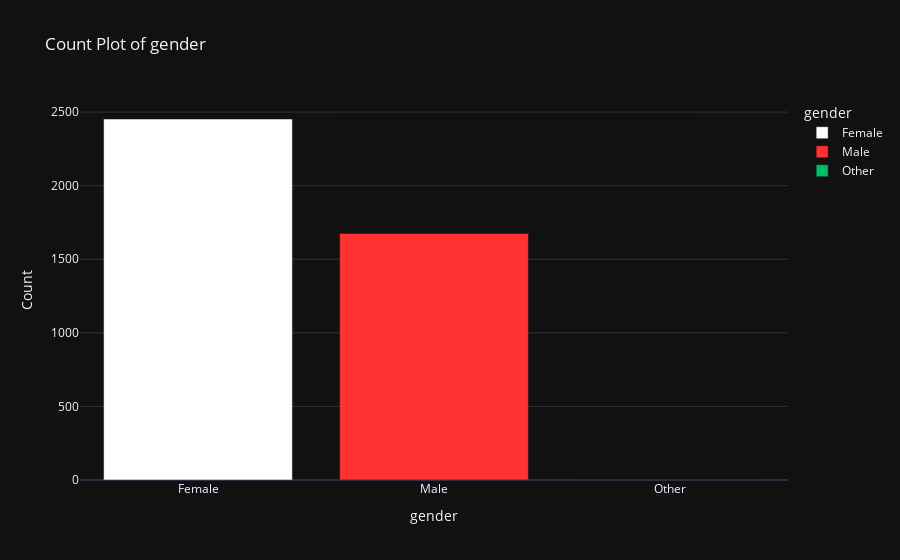
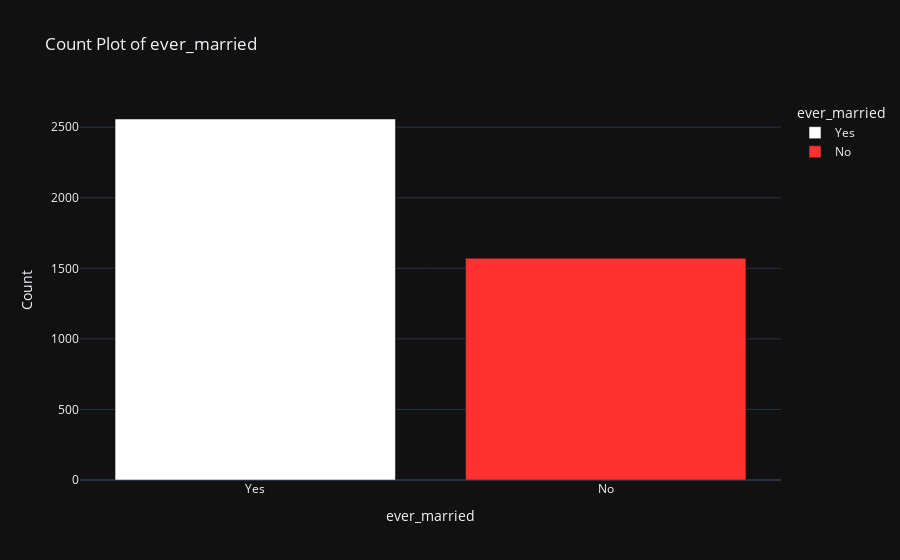
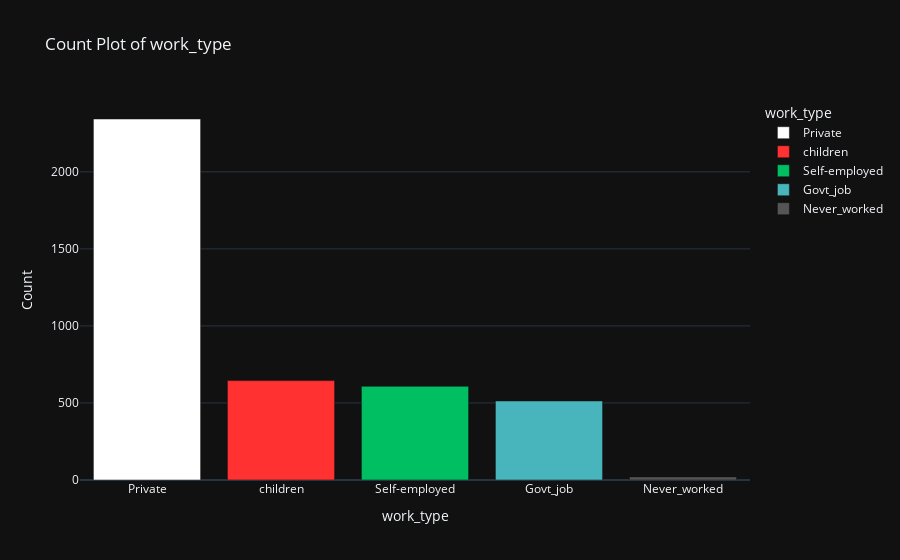
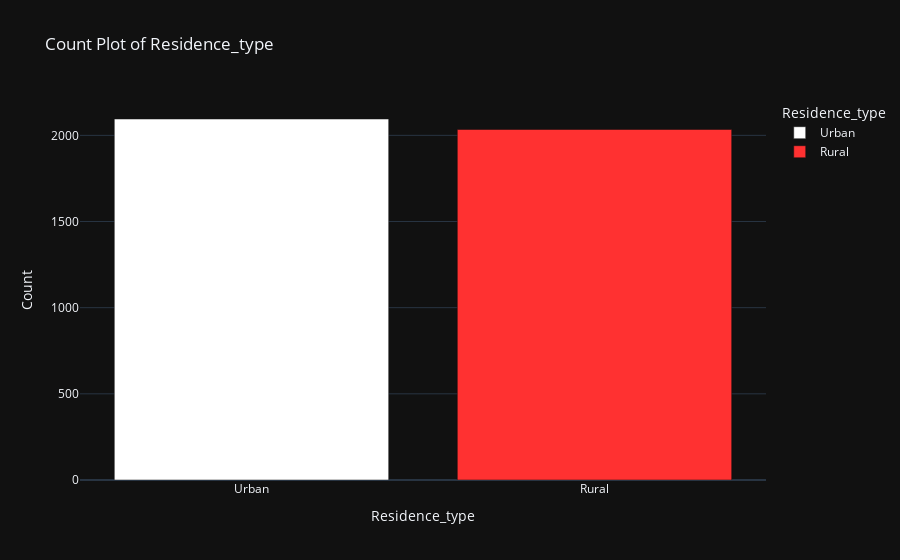

The notebook cell these images were saved under, in order:
### Code cell
stroke_colors = ['#ffffff', '#ff3131', '#00bf63', '#48b4bb', '#555555']

categorical_cols = ['gender', 'ever_married', 
                    'work_type', 'Residence_type', 'smoking_status']

for col in categorical_cols:
    count_df = df[col].value_counts().reset_index()
    count_df.columns = [col, 'count']  # Rename columns for clarity

    fig = px.bar(count_df, 
                 x=col, y='count', 
                 title=f"Count Plot of {col}",
                 color=col, 
                 color_discrete_sequence=stroke_colors) 

    fig.update_layout(
        template="plotly_dark",
        xaxis_title=col, 
        yaxis_title="Count"
    )
    fig.show()

### Figure 1 — Plotly figure (JSON) as saved in the notebook; plotly's stock layout.template omitted (floating-point values rounded to 4 significant figures)
{"data": [{"hovertemplate": "gender=%{x}<br>count=%{y}<extra></extra>", "legendgroup": "Female", "marker": {"color": "#ffffff", "pattern": {"shape": ""}}, "name": "Female", "orientation": "v", "showlegend": true, "textposition": "auto", "type": "bar", "x": ["Female"], "xaxis": "x", "y": [2453], "yaxis": "y"}, {"hovertemplate": "gender=%{x}<br>count=%{y}<extra></extra>", "legendgroup": "Male", "marker": {"color": "#ff3131", "pattern": {"shape": ""}}, "name": "Male", "orientation": "v", "showlegend": true, "textposition": "auto", "type": "bar", "x": ["Male"], "xaxis": "x", "y": [1675], "yaxis": "y"}, {"hovertemplate": "gender=%{x}<br>count=%{y}<extra></extra>", "legendgroup": "Other", "marker": {"color": "#00bf63", "pattern": {"shape": ""}}, "name": "Other", "orientation": "v", "showlegend": true, "textposition": "auto", "type": "bar", "x": ["Other"], "xaxis": "x", "y": [1], "yaxis": "y"}], "layout": {"barmode": "relative", "legend": {"title": {"text": "gender"}, "tracegroupgap": 0}, "title": {"text": "Count Plot of gender"}, "xaxis": {"anchor": "y", "categoryarray": ["Female", "Male", "Other"], "categoryorder": "array", "domain": [0, 1], "title": {"text": "gender"}}, "yaxis": {"anchor": "x", "domain": [0, 1], "title": {"text": "Count"}}}}

### Figure 2 — Plotly figure (JSON) as saved in the notebook; plotly's stock layout.template omitted (floating-point values rounded to 4 significant figures)
{"data": [{"hovertemplate": "ever_married=%{x}<br>count=%{y}<extra></extra>", "legendgroup": "Yes", "marker": {"color": "#ffffff", "pattern": {"shape": ""}}, "name": "Yes", "orientation": "v", "showlegend": true, "textposition": "auto", "type": "bar", "x": ["Yes"], "xaxis": "x", "y": [2558], "yaxis": "y"}, {"hovertemplate": "ever_married=%{x}<br>count=%{y}<extra></extra>", "legendgroup": "No", "marker": {"color": "#ff3131", "pattern": {"shape": ""}}, "name": "No", "orientation": "v", "showlegend": true, "textposition": "auto", "type": "bar", "x": ["No"], "xaxis": "x", "y": [1571], "yaxis": "y"}], "layout": {"barmode": "relative", "legend": {"title": {"text": "ever_married"}, "tracegroupgap": 0}, "title": {"text": "Count Plot of ever_married"}, "xaxis": {"anchor": "y", "categoryarray": ["Yes", "No"], "categoryorder": "array", "domain": [0, 1], "title": {"text": "ever_married"}}, "yaxis": {"anchor": "x", "domain": [0, 1], "title": {"text": "Count"}}}}

### Figure 3 — Plotly figure (JSON) as saved in the notebook; plotly's stock layout.template omitted (floating-point values rounded to 4 significant figures)
{"data": [{"hovertemplate": "work_type=%{x}<br>count=%{y}<extra></extra>", "legendgroup": "Private", "marker": {"color": "#ffffff", "pattern": {"shape": ""}}, "name": "Private", "orientation": "v", "showlegend": true, "textposition": "auto", "type": "bar", "x": ["Private"], "xaxis": "x", "y": [2343], "yaxis": "y"}, {"hovertemplate": "work_type=%{x}<br>count=%{y}<extra></extra>", "legendgroup": "children", "marker": {"color": "#ff3131", "pattern": {"shape": ""}}, "name": "children", "orientation": "v", "showlegend": true, "textposition": "auto", "type": "bar", "x": ["children"], "xaxis": "x", "y": [645], "yaxis": "y"}, {"hovertemplate": "work_type=%{x}<br>count=%{y}<extra></extra>", "legendgroup": "Self-employed", "marker": {"color": "#00bf63", "pattern": {"shape": ""}}, "name": "Self-employed", "orientation": "v", "showlegend": true, "textposition": "auto", "type": "bar", "x": ["Self-employed"], "xaxis": "x", "y": [608], "yaxis": "y"}, {"hovertemplate": "work_type=%{x}<br>count=%{y}<extra></extra>", "legendgroup": "Govt_job", "marker": {"color": "#48b4bb", "pattern": {"shape": ""}}, "name": "Govt_job", "orientation": "v", "showlegend": true, "textposition": "auto", "type": "bar", "x": ["Govt_job"], "xaxis": "x", "y": [513], "yaxis": "y"}, {"hovertemplate": "work_type=%{x}<br>count=%{y}<extra></extra>", "legendgroup": "Never_worked", "marker": {"color": "#555555", "pattern": {"shape": ""}}, "name": "Never_worked", "orientation": "v", "showlegend": true, "textposition": "auto", "type": "bar", "x": ["Never_worked"], "xaxis": "x", "y": [20], "yaxis": "y"}], "layout": {"barmode": "relative", "legend": {"title": {"text": "work_type"}, "tracegroupgap": 0}, "title": {"text": "Count Plot of work_type"}, "xaxis": {"anchor": "y", "categoryarray": ["Private", "children", "Self-employed", "Govt_job", "Never_worked"], "categoryorder": "array", "domain": [0, 1], "title": {"text": "work_type"}}, "yaxis": {"anchor": "x", "domain": [0, 1], "title": {"text": "Count"}}}}

### Figure 4 — Plotly figure (JSON) as saved in the notebook; plotly's stock layout.template omitted (floating-point values rounded to 4 significant figures)
{"data": [{"hovertemplate": "Residence_type=%{x}<br>count=%{y}<extra></extra>", "legendgroup": "Urban", "marker": {"color": "#ffffff", "pattern": {"shape": ""}}, "name": "Urban", "orientation": "v", "showlegend": true, "textposition": "auto", "type": "bar", "x": ["Urban"], "xaxis": "x", "y": [2095], "yaxis": "y"}, {"hovertemplate": "Residence_type=%{x}<br>count=%{y}<extra></extra>", "legendgroup": "Rural", "marker": {"color": "#ff3131", "pattern": {"shape": ""}}, "name": "Rural", "orientation": "v", "showlegend": true, "textposition": "auto", "type": "bar", "x": ["Rural"], "xaxis": "x", "y": [2034], "yaxis": "y"}], "layout": {"barmode": "relative", "legend": {"title": {"text": "Residence_type"}, "tracegroupgap": 0}, "title": {"text": "Count Plot of Residence_type"}, "xaxis": {"anchor": "y", "categoryarray": ["Urban", "Rural"], "categoryorder": "array", "domain": [0, 1], "title": {"text": "Residence_type"}}, "yaxis": {"anchor": "x", "domain": [0, 1], "title": {"text": "Count"}}}}
